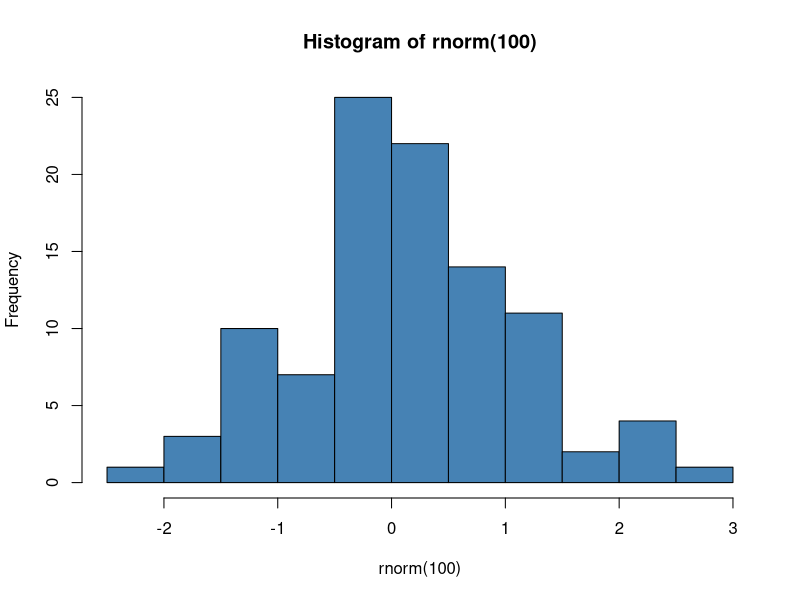
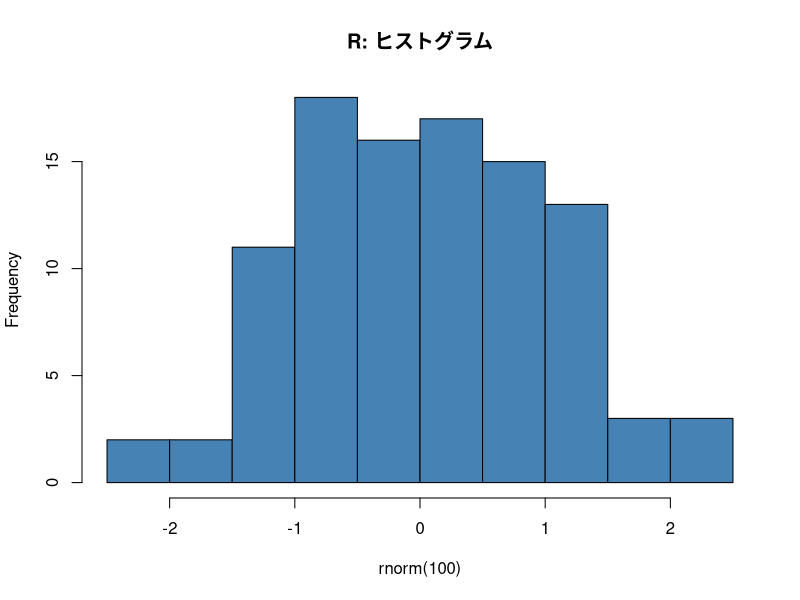
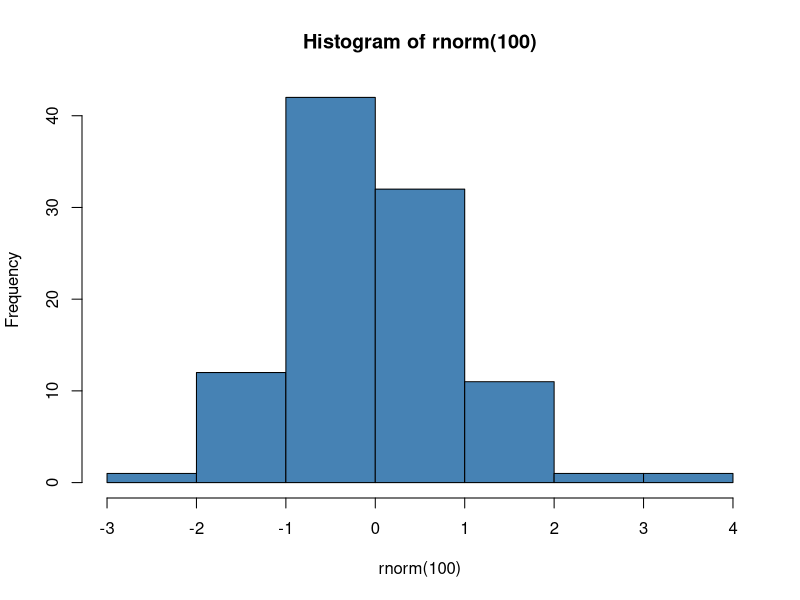
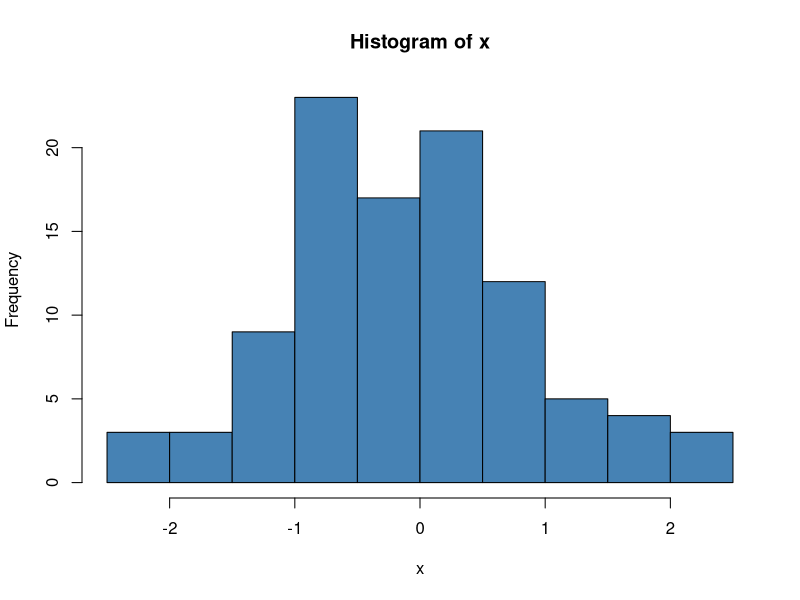

Here is the R script that generated these plots, in order:
## ---- chunk 1
#| echo: true
#| fig-cap: "ヒストグラム"
hist(rnorm(100), col = "steelblue")
## ---- chunk 2
#| include: false
x <- c(1, 2, 3, 4, 5)
## ---- chunk 3
hist(rnorm(100), col = "steelblue", main = "R: ヒストグラム")
## ---- chunk 4
#| label: fig-hist
#| fig-cap: "正規乱数の分布"
hist(rnorm(100), col = "steelblue")
## ---- chunk 5
#| label: fig-dist
#| fig-cap: "正規乱数の分布"
x <- rnorm(100)
hist(x, col = "steelblue", breaks = 15)
